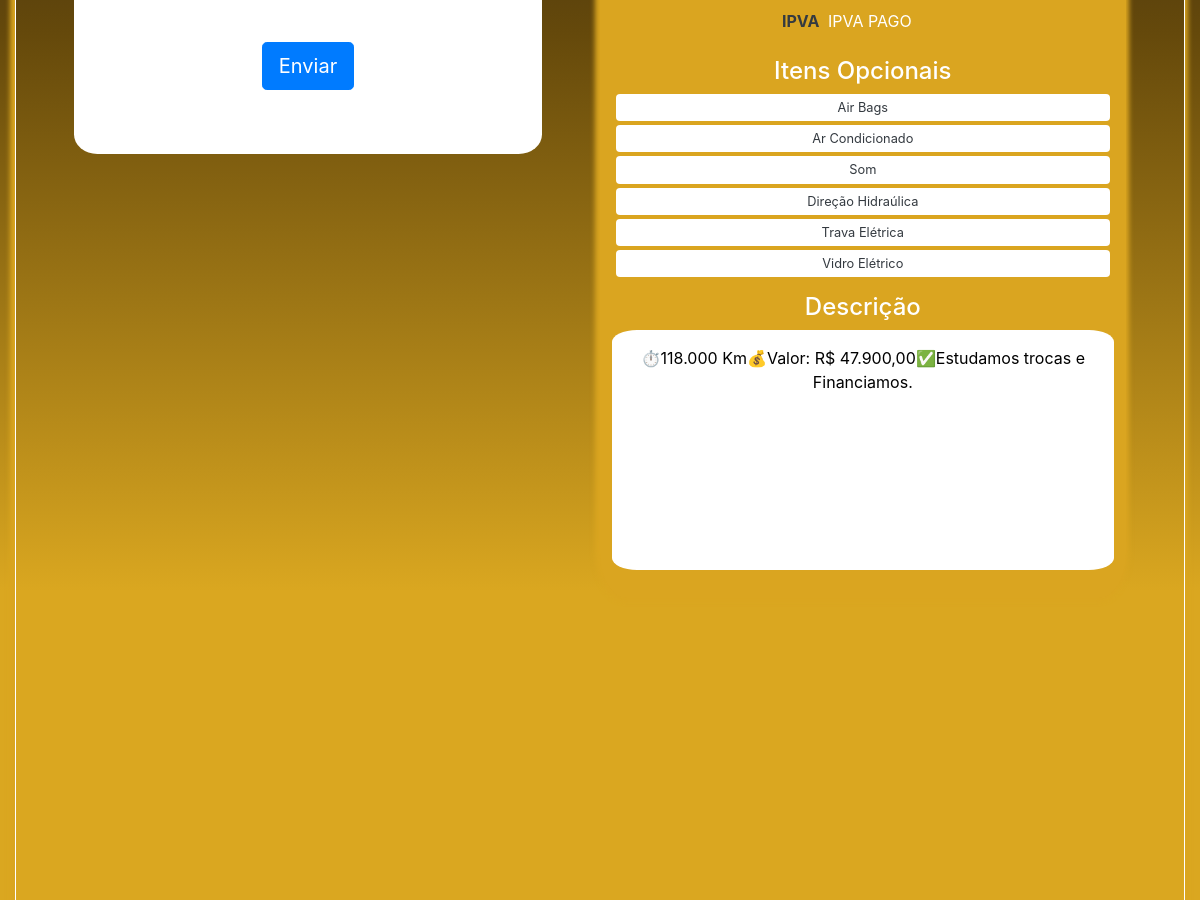
Page /10/vw-volkswagen-voyage-16-msi-flex-8v-4p/ (middle part) on the earlier database version.
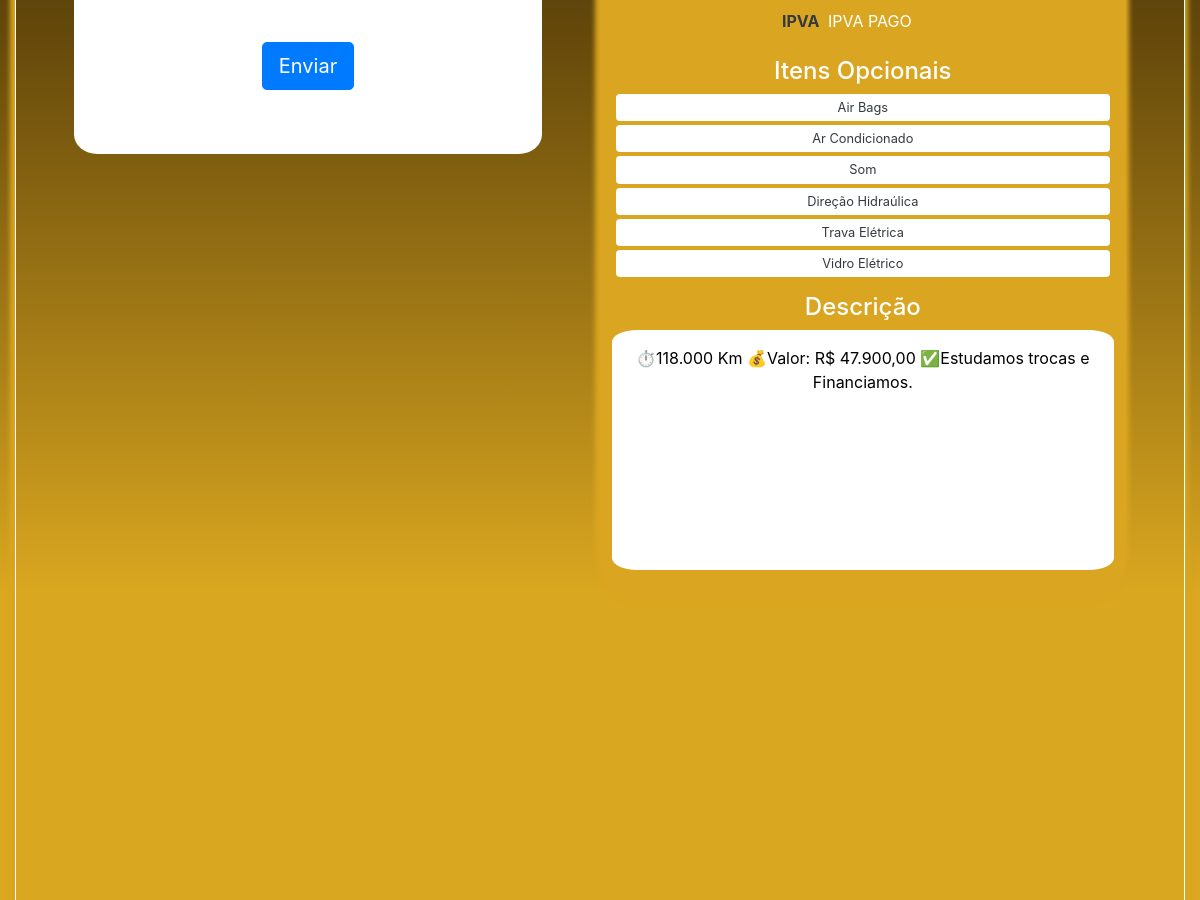
Same page on the later database version.
### lp/models.py (models this page shows, shortened)
class LandingPage(models.Model):
    tipo_veiculo = models.CharField(max_length=100, blank=False, null=False, default='Tipo Veículo')
    nome_marca = models.CharField(max_length=100, blank=False, null=False)
    nome_modelo = models.CharField(max_length=100, blank=False, null=False)
    ano = models.CharField(max_length=4, blank=False, null=False)
    combustivel = models.CharField(max_length=10, blank=True, null=True)
    cambio = models.CharField(max_length=10, blank=True, null=True)
    cor = models.CharField(max_length=20, blank=True, null=True)
    portas = models.CharField(max_length=10, blank=True, null=True)
    ipva = models.CharField(max_length=10, blank=True, null=True)
    placa = models.CharField(max_length=10, blank=True, null=True)
    valor = models.CharField(max_length=10, blank=False, null=False)
    acendedor_cigarros = models.CharField(max_length=50, blank=True, null=True)
    air_bags = models.CharField(max_length=10, blank=True, null=True)
    alarme = models.CharField(max_length=10, blank=True, null=True)
    ar_condicionado = models.CharField(max_length=20, blank=True, null=True)
    ar_condicionado_digital = models.CharField(max_length=30, blank=True, null=True)
    ar_condicionado_dual_zone = models.CharField(max_length=30, blank=True, null=True)
    ar_quente = models.CharField(max_length=30, blank=True, null=True)
    assistente_saida_aclive = models.CharField(max_length=30, blank=True, null=True)
    sistema_audio = models.CharField(max_length=30, blank=True, null=True)
    banco_apoio_braco = models.CharField(max_length=30, blank=True, null=True)
    banco_regulagem_eletrica = models.CharField(max_length=30, blank=True, null=True)
    blindado = models.CharField(max_length=30, blank=True, null=True)
    bluetooth = models.CharField(max_length=30, blank=True, null=True)
    calotas = models.CharField(max_length=30, blank=True, null=True)
    camera_re = models.CharField(max_length=30, blank=True, null=True)
    carregador_dispositivo_wireless = models.CharField(max_length=50, blank=True, null=True)
    cd_mp3 = models.CharField(max_length=30, blank=True, null=True)
    chaves_keyless = models.CharField(max_length=30, blank=True, null=True)
    chaves_sensor_presenca = models.CharField(max_length=30, blank=True, null=True)
    computador_bordo = models.CharField(max_length=30, blank=True, null=True)
    controle_som_volante = models.CharField(max_length=30, blank=True, null=True)
    controle_eletronico_descida = models.CharField(max_length=20, blank=True, null=True)
    desembacador_traseiro = models.CharField(max_length=30, blank=True, null=True)
    direcao_eletrica = models.CharField(max_length=30, blank=True, null=True)
    direcao_hidraulica = models.CharField(max_length=30, blank=True, null=True)
    encosto_cabeca_traseiro = models.CharField(max_length=30, blank=True, null=True)
    estribo = models.CharField(max_length=30, blank=True, null=True)
    farois_automatico = models.CharField(max_length=30, blank=True, null=True)
    farois_milhas = models.CharField(max_length=30, blank=True, null=True)
    farois_neblina = models.CharField(max_length=30, blank=True, null=True)
    freio_abs = models.CharField(max_length=30, blank=True, null=True)
    gps = models.CharField(max_length=30, blank=True, null=True)
    insulfilm = models.CharField(max_length=30, blank=True, null=True)
    lona_maritima = models.CharField(max_length=30, blank=True, null=True)
    multimidia = models.CharField(max_length=30, blank=True, null=True)
    painel_lcd = models.CharField(max_length=30, blank=True, null=True)
    painel_digital = models.CharField(max_length=30, blank=True, null=True)
    parachoque_cor_veiculo = models.CharField(max_length=30, blank=True, null=True)
    park_assist = models.CharField(max_length=30, blank=True, null=True)
    partida_start_stop = models.CharField(max_length=30, blank=True, null=True)
    piloto_automatico = models.CharField(max_length=30, blank=True, null=True)
    pintura_metalica = models.CharField(max_length=30, blank=True, null=True)
    porta_copo = models.CharField(max_length=30, blank=True, null=True)
    protecao_cacamba = models.CharField(max_length=30, blank=True, null=True)
    radio = models.CharField(max_length=30, blank=True, null=True)
    rebatimento_retrovisores_externos = models.CharField(max_length=30, blank=True, null=True)
    retrovisor_fotocromatico = models.CharField(max_length=30, blank=True, null=True)
    retrovisor_interno_eletrocromico = models.CharField(max_length=30, blank=True, null=True)
    retrovisor_eletrico = models.CharField(max_length=30, blank=True, null=True)
    roda_liga_leve = models.CharField(max_length=30, blank=True, null=True)
    sensor_chuva = models.CharField(max_length=30, blank=True, null=True)
    sensor_estacionamento_dianteiro = models.CharField(max_length=30, blank=True, null=True)
    sensor_estacionamento_traseiro = models.CharField(max_length=30, blank=True, null=True)
    teto_solar = models.CharField(max_length=30, blank=True, null=True)
    teto_panoramico = models.CharField(max_length=30, blank=True, null=True)
    tracao = models.CharField(max_length=30, blank=True, null=True)
    trava_eletrica = models.CharField(max_length=30, blank=True, null=True)
    usb = models.CharField(max_length=30, blank=True, null=True)
    vidro_eletrico = models.CharField(max_length=30, blank=True, null=True)
    vidro_verdes = models.CharField(max_length=30, blank=True, null=True)
    volante_regulagem_altura = models.CharField(max_length=30, blank=True, null=True)
    info_complementares = models.TextField(max_length=255, blank=True, null=True)
    anunciado_por = models.CharField(max_length=100, blank=True, null=True)
    slug = models.SlugField(null=False, unique=True)
    imagem_1 = ResizedImageField(size=[1440, 480], quality=100, upload_to='media/', force_format='PNG', blank=True,
                                 null=True)
    imagem_2 = ResizedImageField(size=[1440, 480], quality=100, upload_to='media/', force_format='PNG', blank=True,
                                 null=True)
    imagem_3 = ResizedImageField(size=[1440, 480], quality=100, upload_to='media/', force_format='PNG', blank=True,
                                 null=True)
    imagem_4 = ResizedImageField(size=[1440, 480], quality=100, upload_to='media/', force_format='PNG', blank=True,
                                 null=True)
    imagem_5 = ResizedImageField(size=[1440, 480], quality=100, upload_to='media/', force_format='PNG', blank=True,
                                 null=True)
    imagem_6 = ResizedImageField(size=[1440, 480], quality=100, upload_to='media/', force_format='PNG', blank=True,
                                 null=True)
    imagem_7 = ResizedImageField(size=[1440, 480], quality=100, upload_to='media/', force_format='PNG', blank=True,
                                 null=True)
    imagem_8 = ResizedImageField(size=[1440, 480], quality=100, upload_to='media/', force_format='PNG', blank=True,
                                 null=True)
    imagem_9 = ResizedImageField(size=[1440, 480], quality=100, upload_to='media/', force_format='PNG', blank=True,
                                 null=True)
    imagem_10 = ResizedImageField(size=[1440, 480], quality=100, upload_to='media/', force_format='PNG', blank=True,
                                  null=True)
    from django.utils.text import slugify

### lp/views.py (the view, shortened to what this page needs)
# urls.py: path('<int:pk>/<slug:slug>/', views.landingpage, name='landingpage'),
def landingpage(request, pk, slug):
    veiculo = get_object_or_404(LandingPage, pk=pk, slug=slug)
    return render(request, 'site/landingpage.html', {'veiculo': veiculo})

### lp/templates/site/landingpage.html (shortened to what this page needs)
<!DOCTYPE html>
{% load static %}
<html>
<head>
	<link rel="stylesheet" href="https://cdnjs.cloudflare.com/ajax/libs/normalize/8.0.1/normalize.min.css" />
	<link rel="stylesheet" href="https://stackpath.bootstrapcdn.com/bootstrap/4.5.2/css/bootstrap.min.css">
     <link rel="stylesheet" href="fontawesome/css/all.css">
     <link href="https://cdnjs.cloudflare.com/ajax/libs/font-awesome/4.7.0/css/font-awesome.css" rel="stylesheet" />
    <link rel="stylesheet" type="text/css" href="{% static 'css/estilo-landingpage.css' %}">
</head>
<body >
	<div class=" container container-fluid ">
		<main class="text-white rounded" id="conteudo">
			{% if veiculo %}
			<div id="display-veiculo-lp" class="text-center p-2 col-12 ">
					{% if veiculo.ipva %}
					<div class="m-1 p-1 campo-info-veiculos">
						<span class="font-weight-bold text-dark">IPVA</span>
						<span class="ml-1">{{veiculo.ipva|upper}}</span>
					</div>
					{%endif%}
					<div class="mt-3 p-1 ">
						<h4 class="text-center">Itens Opcionais</h4>
						{% if veiculo.air_bags %}
						<small class="bg-white text-dark d-block rounded p-1 m-1">{{ veiculo.air_bags }}</small>
						{% endif %}
						{% if veiculo.ar_condicionado %}
						<small class="bg-white text-dark d-block rounded p-1 m-1">{{ veiculo.ar_condicionado }}</small>
						{% endif %}
						{% if veiculo.sistema_audio %}
						<small class="bg-white text-dark d-block rounded p-1 m-1">{{ veiculo.sistema_audio }}</small>
						{% endif %}
						{% if veiculo.direcao_hidraulica %}
						<small class="bg-white text-dark d-block rounded p-1 m-1">{{ veiculo.direcao_hidraulica }}</small>
						{% endif %}
						{% if veiculo.trava_eletrica %}
						<small class="bg-white text-dark d-block rounded p-1 m-1">{{ veiculo.trava_eletrica }}</small>
						{% endif %}
						{% if veiculo.vidro_eletrico %}
						<small class="bg-white text-dark d-block rounded p-1 m-1">{{ veiculo.vidro_eletrico }}</small>
						{% endif %}
						{% if veiculo.info_complementares %}
						<div  class="mt-3">
							<h4 class="text-center">Descrição</h4>
							<p class=" p-3 " id="descricao-veiculo">{{veiculo.info_complementares|linebreaksbr|safe }}</p>
						</div>
						{% endif %}
					</div>
			</div>
			{% endif %}
			<div id="area-formulario">
				<form method="POST" enctype="multipart/form-data">
					<div class="text-center p-5">
						<button type="submit" class="btn btn-lg btn-primary">Enviar</button>
					</div>
				</form>
			</div>
		</main>
	</div>
</body>
</html>

Differences in the rows shown:
changed LandingPage "IPVA PAGO": info_complementares "⏱118.000 Km💰Valor: R$ 47.900,00✅Estudamos trocas e Financiamos." → "⏱118.000 Km 💰Valor: R$ 47.900,00 ✅Estudamos trocas e Financiamos."
